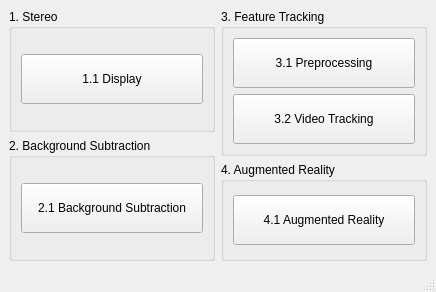
<?xml version="1.0" encoding="UTF-8"?>
<ui version="4.0">
 <class>MainWindow</class>
 <widget class="QMainWindow" name="MainWindow">
  <property name="geometry">
   <rect>
    <x>0</x>
    <y>0</y>
    <width>436</width>
    <height>292</height>
   </rect>
  </property>
  <property name="windowTitle">
   <string>MainWindow</string>
  </property>
  <widget class="QWidget" name="centralwidget">
   <layout class="QHBoxLayout" name="horizontalLayout">
    <item>
     <layout class="QVBoxLayout" name="verticalLayout">
      <item>
       <widget class="QGroupBox" name="groupBox">
        <property name="title">
         <string>1. Stereo</string>
        </property>
        <layout class="QVBoxLayout" name="verticalLayout_3">
         <item>
          <widget class="QPushButton" name="btn1_1">
           <property name="minimumSize">
            <size>
             <width>0</width>
             <height>50</height>
            </size>
           </property>
           <property name="text">
            <string>1.1 Display</string>
           </property>
          </widget>
         </item>
        </layout>
       </widget>
      </item>
      <item>
       <widget class="QGroupBox" name="groupBox_2">
        <property name="title">
         <string>2. Background Subtraction</string>
        </property>
        <layout class="QVBoxLayout" name="verticalLayout_4">
         <item>
          <widget class="QPushButton" name="btn2_1">
           <property name="minimumSize">
            <size>
             <width>0</width>
             <height>50</height>
            </size>
           </property>
           <property name="text">
            <string>2.1 Background Subtraction</string>
           </property>
          </widget>
         </item>
        </layout>
       </widget>
      </item>
     </layout>
    </item>
    <item>
     <layout class="QVBoxLayout" name="verticalLayout_2">
      <item>
       <widget class="QGroupBox" name="groupBox_3">
        <property name="title">
         <string>3. Feature Tracking</string>
        </property>
        <layout class="QVBoxLayout" name="verticalLayout_5">
         <item>
          <widget class="QPushButton" name="btn3_1">
           <property name="minimumSize">
            <size>
             <width>0</width>
             <height>50</height>
            </size>
           </property>
           <property name="text">
            <string>3.1 Preprocessing</string>
           </property>
          </widget>
         </item>
         <item>
          <widget class="QPushButton" name="btn3_2">
           <property name="minimumSize">
            <size>
             <width>0</width>
             <height>50</height>
            </size>
           </property>
           <property name="text">
            <string>3.2 Video Tracking</string>
           </property>
          </widget>
         </item>
        </layout>
       </widget>
      </item>
      <item>
       <widget class="QGroupBox" name="groupBox_4">
        <property name="title">
         <string>4. Augmented Reality</string>
        </property>
        <layout class="QVBoxLayout" name="verticalLayout_6">
         <item>
          <widget class="QPushButton" name="btn4_1">
           <property name="minimumSize">
            <size>
             <width>0</width>
             <height>50</height>
            </size>
           </property>
           <property name="text">
            <string>4.1 Augmented Reality</string>
           </property>
          </widget>
         </item>
        </layout>
       </widget>
      </item>
     </layout>
    </item>
   </layout>
  </widget>
  <widget class="QStatusBar" name="statusbar"/>
 </widget>
 <resources/>
 <connections/>
</ui>
